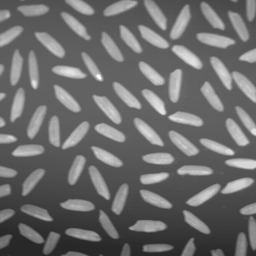
%> input picture Prácticas/Práctica 7/rice.tif, 256 x 256 px
$ octave Ejercicio_15a.m   (GNU Octave 9; MATLAB toolbox functions it lacks are replaced by stand-ins)
%> lines starting %> are read from the running program, lines starting %| are printed output that depends on the picture; in (x1, y1, x2, y2) boxes, pixels count from 0 and x2, y2 are one past the last pixel; in counts of white or black regions, pixels touching at a corner belong together; the program's own positions count from 1
I = imread('rice.tif');
%> I is the input picture: size 256x256 uint8; min 40, max 255, mean 108.7

nivel = graythresh(I);
%> nivel = 0.49
B = im2bw(I, nivel);
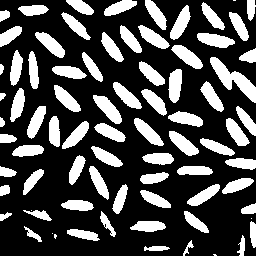
%> B: size 256x256 logical; 29.3% white; 79 white regions (6 under 20 px), largest, box (x1, y1, x2, y2) and area: (210, 57, 256, 103) 741, (93, 95, 122, 124) 397, (197, 33, 235, 48) 378

figure, imshow(B);


whos;
[etiquetas, nobjetos] = bwlabel(B, 4);
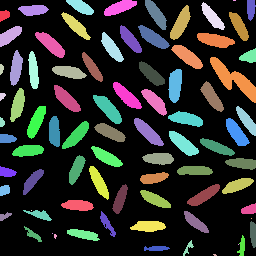
%> etiquetas: size 256x256 double; 81 distinct labels, from 0 to 80; one colour per label, 0 black
%> nobjetos = 80

nobjetos;
E = label2rgb(etiquetas);
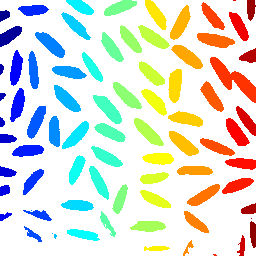
%> E: size 256x256x3 uint8; mean R, G, B 220.1, 224.5, 213.3

figure, imshow(E);

$ run again, with Prácticas/Práctica 7/circuit.tif copied over Prácticas/Práctica 7/rice.tif
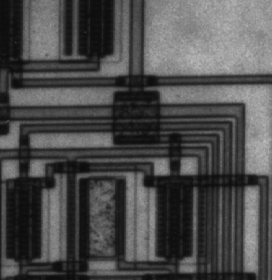
%> input picture Prácticas/Práctica 7/circuit.tif, 272 x 280 px
%> I is the input picture: size 280x272 uint8; min 12, max 191, mean 76.3
%> nivel = 0.333
%> B: size 280x272 logical; 39.2% white; 99 white regions (71 under 20 px), largest, box (x1, y1, x2, y2) and area: (144, 0, 272, 76) 9596, (157, 84, 272, 261) 4100, (92, 172, 162, 261) 2462
%> `[etiquetas, nobjetos] = bwlabel(B, 4);`:
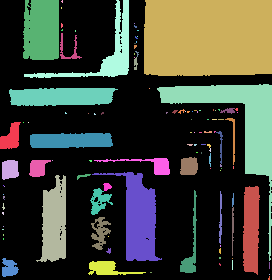
%> etiquetas: size 280x272 double; 114 distinct labels, from 0 to 113; one colour per label, 0 black
%> nobjetos = 113
%> `E = label2rgb(etiquetas);`:
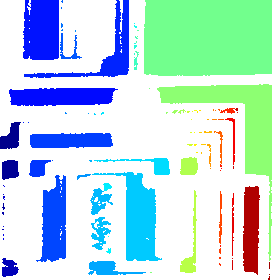
%> E: size 280x272x3 uint8; mean R, G, B 183.6, 218.7, 223.9
